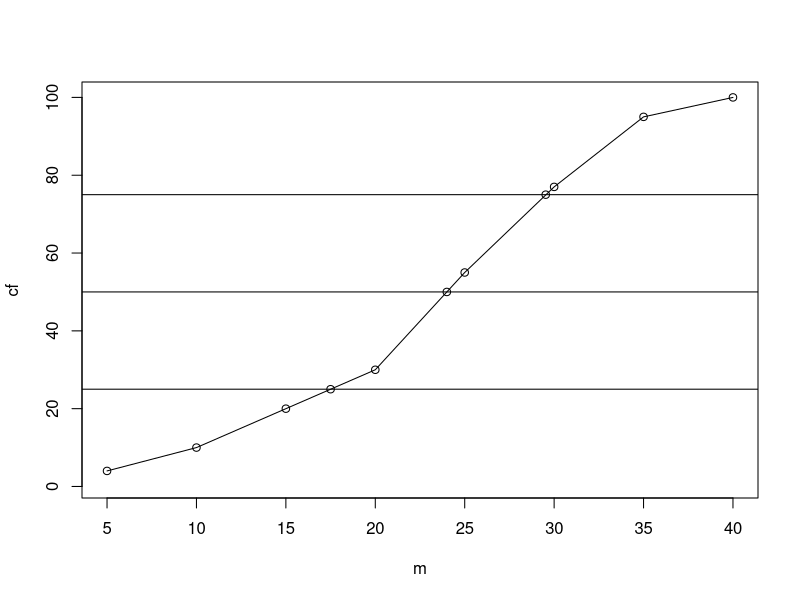

Reproduce this figure in R.
#page number-210

f<-c(4,6,10,10,25,22,18,5)
cf<-cumsum(f)
m<-c(5,10,15,20,25,30,35,40)
cf
plot(m,cf,ylim=c(1,100))
l=lines(m,cf)
med=cf[8]/2
med
abline(h=med)
points(24,med)
median=50

q1=cf[8]/4
abline(h=q1)
points(17.5,q1)
Q1=17.5

q3=3*cf[8]/4
abline(h=q3)
points(29.53,q3)
Q3=29.53